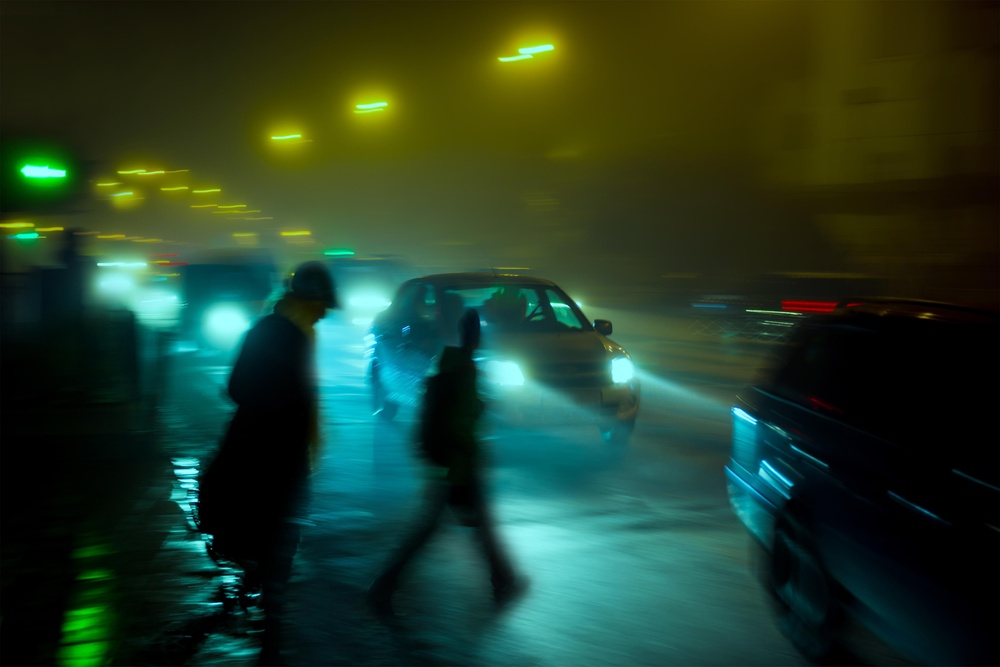
#> input picture data/input/image1.jpg, 1000 x 667 px, shrunk from 4134 x 2759 before the run, found by its file name
$ python enhancement.py
#> lines starting #> are read from the running program, lines starting #| are printed output that depends on the picture
#> further down, image is the input picture: shape (667, 1000, 3); mean B, G, R 39.9, 61.1, 35.5
import cv2
import numpy as np


# --------------------------------
# 1. Gamma Correction
# --------------------------------

def gamma_correction(image, gamma=1.2):
    """
    Brightens a dark image while preserving its dimensions.

    gamma > 1 -> brighter
    gamma < 1 -> darker
    """
#> called with gamma = 1.2

    inv_gamma = 1.0 / gamma

    table = np.array([
        ((i / 255.0) ** inv_gamma) * 255
        for i in np.arange(0, 256)
    ]).astype("uint8")

    return cv2.LUT(image, table)


# --------------------------------
# 2. CLAHE Enhancement
# --------------------------------

def apply_clahe(image):
    """
    Improves local contrast using CLAHE.
    CLAHE is applied only to the luminance channel.
    """

    # BGR -> LAB
    lab = cv2.cvtColor(
        image,
        cv2.COLOR_BGR2LAB
    )
#> lab: shape (667, 1000, 3); mean of channels 0, 1, 2 71.7, 116.7, 138.8

    # Split channels
    l, a, b = cv2.split(lab)
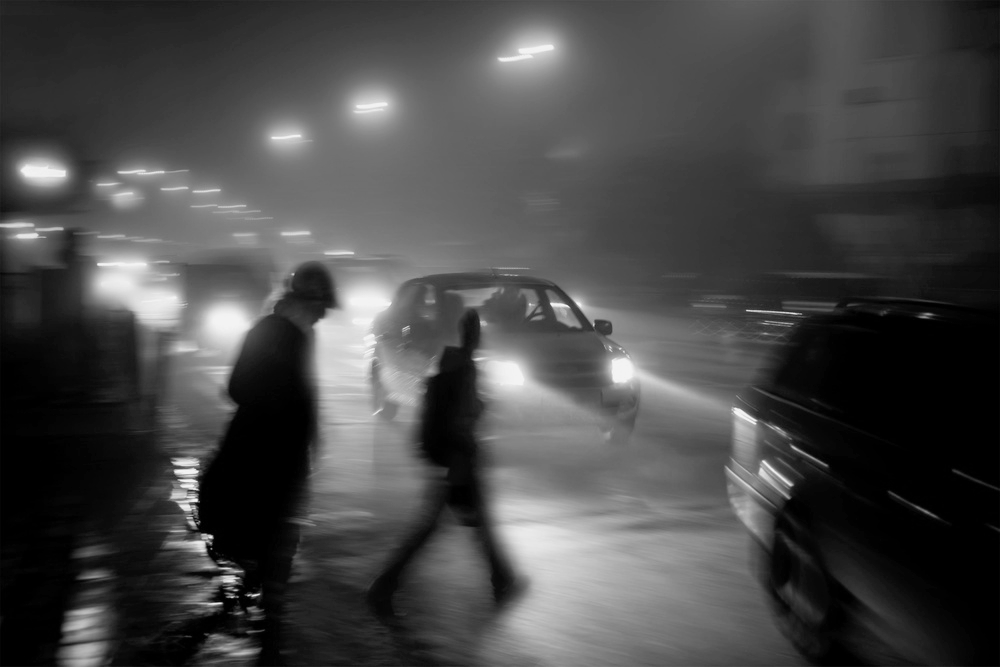
#> l: shape (667, 1000); min 0, max 244, mean 71.7
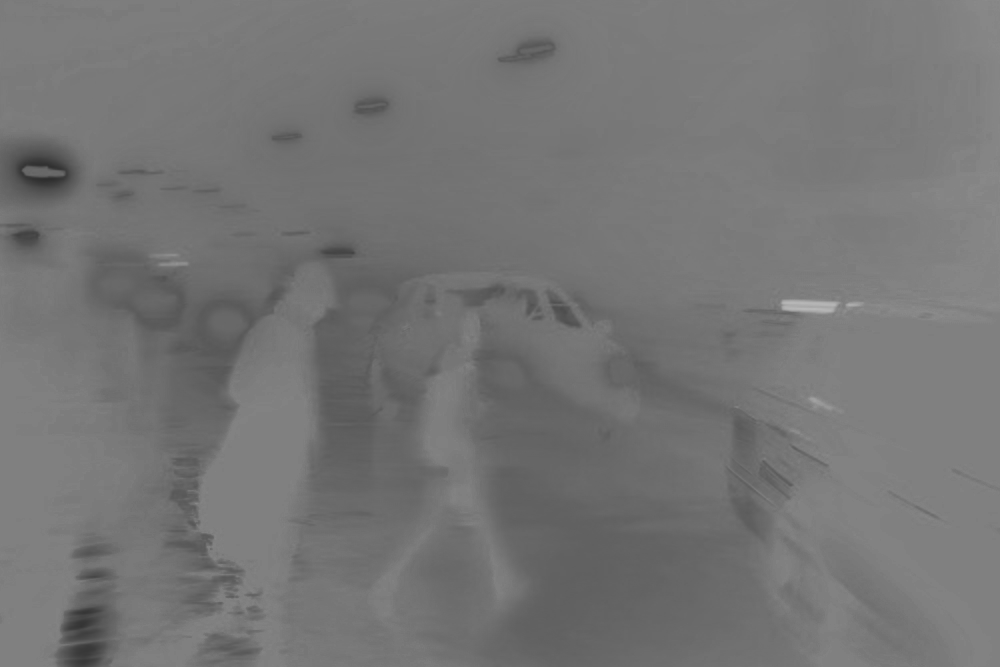
#> a: shape (667, 1000); min 46, max 184, mean 116.7
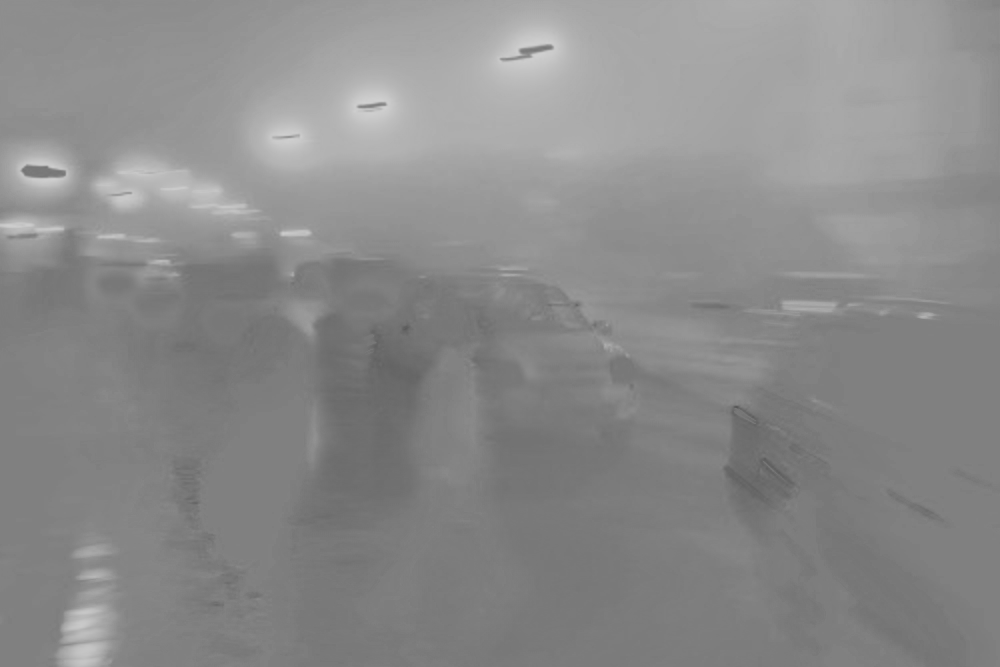
#> b: shape (667, 1000); min 87, max 209, mean 138.8

    # Create CLAHE
    clahe = cv2.createCLAHE(
        clipLimit=2.0,
        tileGridSize=(8, 8)
    )

    # Apply CLAHE to brightness channel
    l = clahe.apply(l)
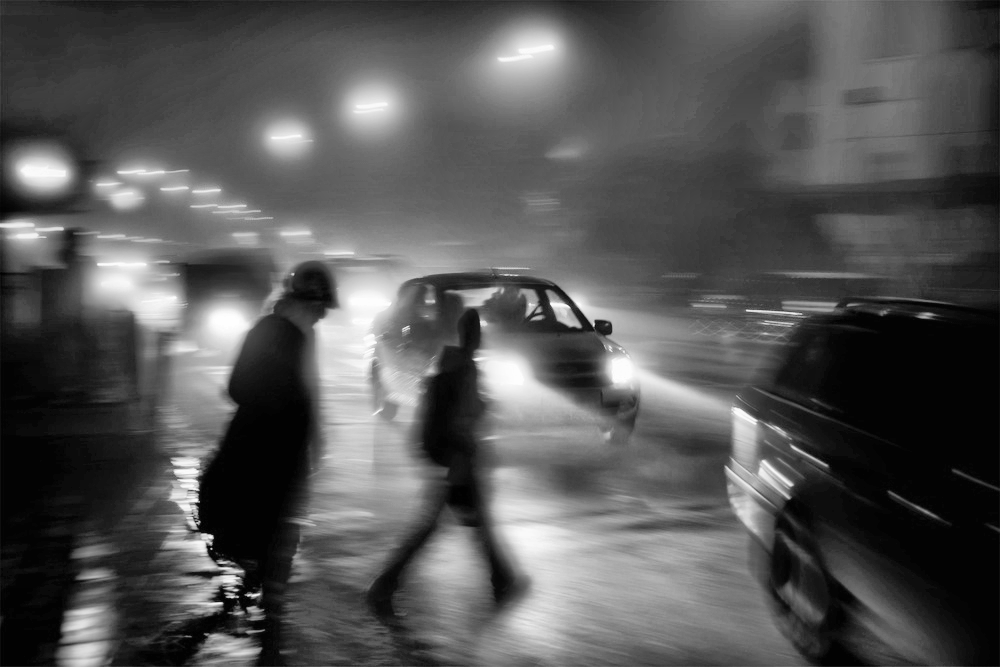
#> l: shape (667, 1000); min 1, max 254, mean 84.9

    # Merge channels
    enhanced_lab = cv2.merge(
        (l, a, b)
    )
#> enhanced_lab: shape (667, 1000, 3); mean of channels 0, 1, 2 84.9, 116.7, 138.8

    # LAB -> BGR
    enhanced = cv2.cvtColor(
        enhanced_lab,
        cv2.COLOR_LAB2BGR
    )
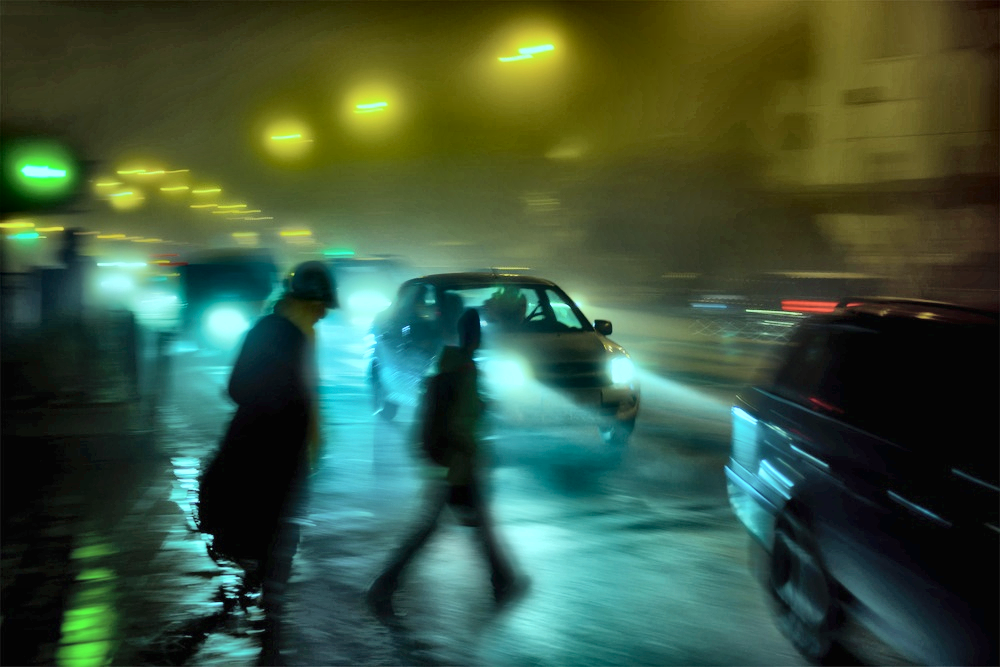
#> enhanced: shape (667, 1000, 3); mean B, G, R 61.3, 85.5, 60.1

    return enhanced


# --------------------------------
# 3. Mild Denoising
# --------------------------------

def denoise(image):
    """
    Reduces noise while preserving object details.
    """

    return cv2.fastNlMeansDenoisingColored(
        image,
        None,
        3,
        3,
        7,
        21
    )


# --------------------------------
# 4. Complete Enhancement Pipeline
# --------------------------------

def enhance_night_image(image):
    """
    Complete night-time enhancement pipeline.

    Steps:
    1. Gamma correction
    2. CLAHE
    3. Mild denoising
    """

    # Step 1: Brightness enhancement
    gamma_image = gamma_correction(
        image,
        gamma=1.2
    )

    # Step 2: Contrast enhancement
    clahe_image = apply_clahe(
        gamma_image
    )

    # Step 3: Noise reduction
    final_image = denoise(
        clahe_image
    )

    return final_image


# --------------------------------
# 5. Test the Enhancement
# --------------------------------

if __name__ == "__main__":

    # Change this to your image path
    input_path = "C:/SmartVisionSystem/data/input/image1.jpg"

    # Output path
    output_path = (
        "C:/SmartVisionSystem/data/output/enhanced_night.jpg"
    )

    # Read image
    image = cv2.imread(input_path)

    if image is None:
        print("Error: Could not load image.")
        exit()

    # Enhance image
    enhanced_image = enhance_night_image(image)

    # --------------------------------
    # Save enhanced image
    # --------------------------------

    success = cv2.imwrite(
        output_path,
        enhanced_image
    )

    if success:
        print("Enhanced image saved successfully:")
        print(output_path)
    else:
        print("Error: Could not save enhanced image.")

    # --------------------------------
    # Display Original
    # --------------------------------

    cv2.namedWindow(
        "Original Image",
        cv2.WINDOW_NORMAL
    )

    cv2.resizeWindow(
        "Original Image",
        1000,
        600
    )

    cv2.imshow(
        "Original Image",
        image
    )

    # --------------------------------
    # Display Enhanced
    # --------------------------------

    cv2.namedWindow(
        "Enhanced Image",
        cv2.WINDOW_NORMAL
    )

    cv2.resizeWindow(
        "Enhanced Image",
        1000,
        600
    )

    cv2.imshow(
        "Enhanced Image",
        enhanced_image
    )

    # --------------------------------
    # Wait
    # --------------------------------

    print("\nPress any key to close the images.")

    cv2.waitKey(0)

    cv2.destroyAllWindows()

$ run again, with data/input/test.jpg copied over data/input/image1.jpg
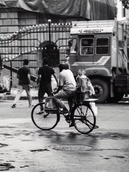
#> input picture data/input/test.jpg, 129 x 172 px, shrunk from 532 x 711 before the run, found by its file name
#> image is the input picture: shape (172, 129, 3); mean B, G, R 122.8, 121.8, 122.7
#> lab: shape (172, 129, 3); mean of channels 0, 1, 2 139.5, 128.5, 127.6
#> in apply_clahe, `l, a, b = cv2.split(lab)`:
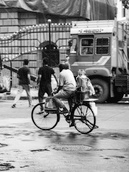
#> l: shape (172, 129); min 0, max 255, mean 139.5
#> in apply_clahe, `l = clahe.apply(l)`:
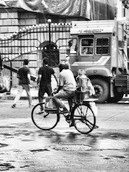
#> l: shape (172, 129); min 1, max 255, mean 152.6
#> enhanced_lab: shape (172, 129, 3); mean of channels 0, 1, 2 152.6, 128.5, 127.6

$ run again, with data/input/vis.jpg copied over data/input/image1.jpg
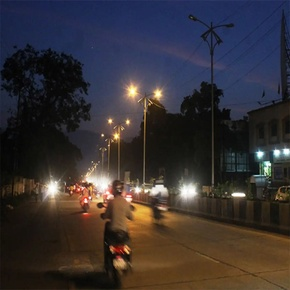
#> input picture data/input/vis.jpg, 290 x 290 px, shrunk from 1200 x 1200 before the run, found by its file name
#> image is the input picture: shape (290, 290, 3); mean B, G, R 52.6, 50.4, 55.9
#> lab: shape (290, 290, 3); mean of channels 0, 1, 2 69.6, 132.4, 127.9
#> in apply_clahe, `l = clahe.apply(l)`:
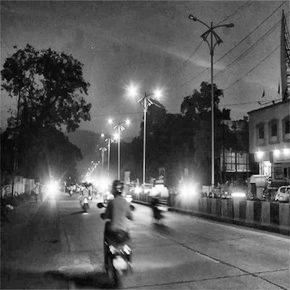
#> l: shape (290, 290); min 1, max 255, mean 89.6
#> enhanced_lab: shape (290, 290, 3); mean of channels 0, 1, 2 89.6, 132.4, 127.9
#> in apply_clahe, `enhanced = cv2.cvtColor( enhanced_lab, cv2.COLOR_LAB2BGR )`:
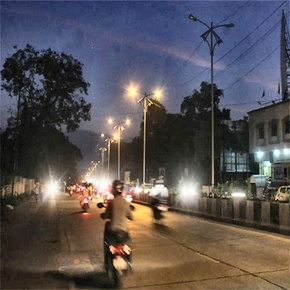
#> enhanced: shape (290, 290, 3); mean B, G, R 84.4, 82.4, 88.3

$ run again, with data/input/lowlight.png saved as data/input/image1.jpg
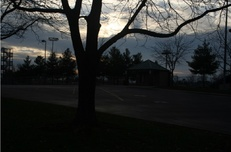
#> input picture data/input/lowlight.png, 231 x 152 px, shrunk from 957 x 627 before the run, found by its file name
#> image is the input picture: shape (152, 231, 3); mean B, G, R 43.6, 44.8, 43.3
#> lab: shape (152, 231, 3); mean of channels 0, 1, 2 53.7, 127.1, 128.3
#> in apply_clahe, `l, a, b = cv2.split(lab)`:
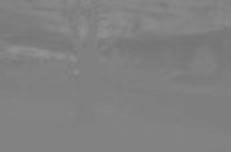
#> b: shape (152, 231); min 115, max 147, mean 128.3
#> enhanced_lab: shape (152, 231, 3); mean of channels 0, 1, 2 68.4, 127.1, 128.3
#> in apply_clahe, `enhanced = cv2.cvtColor( enhanced_lab, cv2.COLOR_LAB2BGR )`:
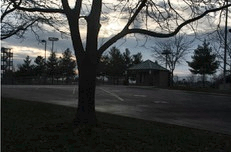
#> enhanced: shape (152, 231, 3); mean B, G, R 66.4, 67.7, 65.8
